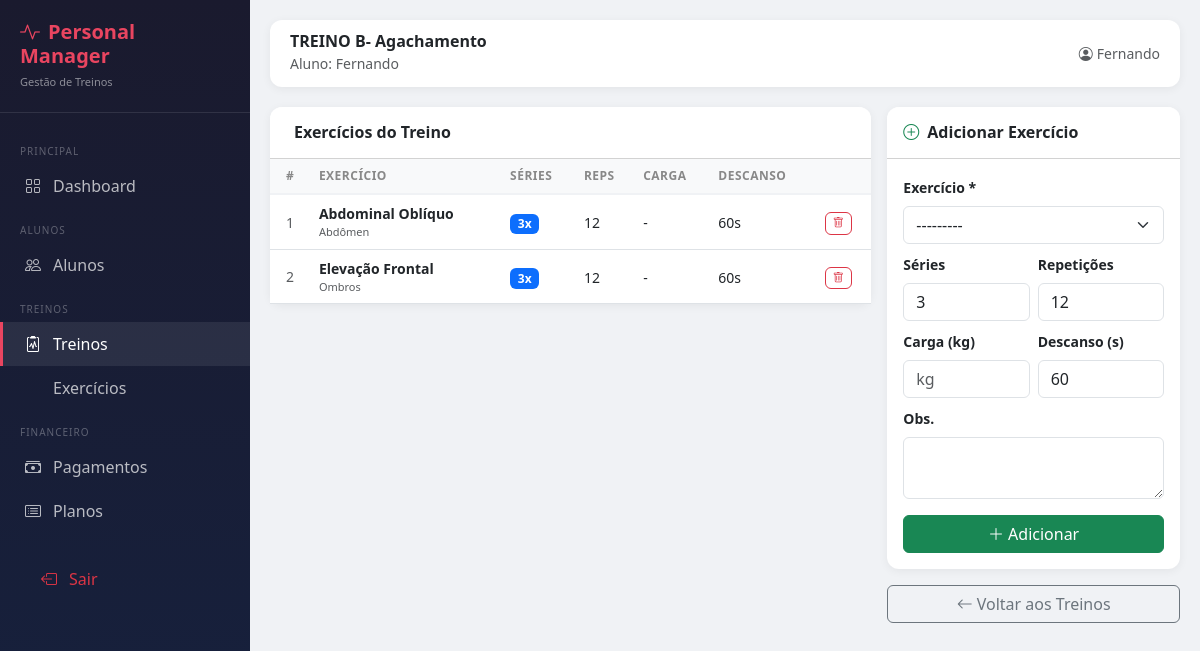
The app's page /treinos/2/ (signed in) with its own data.
### treinos/models.py (models this page shows, shortened)
class Treino(models.Model):
    aluno = models.ForeignKey(Aluno, on_delete=models.CASCADE, related_name='treinos')
    nome = models.CharField(max_length=100)
    descricao = models.TextField(blank=True)
    ativo = models.BooleanField(default=True)
    criado_em = models.DateTimeField(auto_now_add=True)
    atualizado_em = models.DateTimeField(auto_now=True)
    class Meta:
        verbose_name = 'Treino'
        verbose_name_plural = 'Treinos'
        ordering = ['nome']

class TreinoExercicio(models.Model):
    treino = models.ForeignKey(Treino, on_delete=models.CASCADE, related_name='exercicios')
    exercicio = models.ForeignKey(Exercicio, on_delete=models.CASCADE)
    series = models.PositiveIntegerField(default=3)
    repeticoes = models.CharField(max_length=20, default='12', help_text='Ex: 12 ou 8-12')
    carga = models.DecimalField(max_digits=5, decimal_places=2, null=True, blank=True, help_text='kg')
    descanso = models.PositiveIntegerField(default=60, help_text='segundos')
    observacoes = models.TextField(blank=True)
    ordem = models.PositiveIntegerField(default=0)
    class Meta:
        verbose_name = 'Exercício do Treino'
        verbose_name_plural = 'Exercícios do Treino'
        ordering = ['ordem']

class Exercicio(models.Model):
    GRUPO_CHOICES = [
        ('peito', 'Peito'),
        ('costas', 'Costas'),
        ('ombros', 'Ombros'),
        ('biceps', 'Bíceps'),
        ('triceps', 'Tríceps'),
        ('abdomen', 'Abdômen'),
        ('gluteos', 'Glúteos'),
        ('quadriceps', 'Quadríceps'),
        ('posterior', 'Posterior de coxa'),
        ('panturrilha', 'Panturrilha'),
        ('cardio', 'Cardio'),
        ('outros', 'Outros'),
    ]
    nome = models.CharField(max_length=100)
    grupo_muscular = models.CharField(max_length=20, choices=GRUPO_CHOICES, default='outros')
    descricao = models.TextField(blank=True)
    class Meta:
        verbose_name = 'Exercício'
        verbose_name_plural = 'Exercícios'
        ordering = ['nome']
    def __str__(self):
        return f'{self.nome} ({self.get_grupo_muscular_display()})'

### alunos/models.py (models this page shows, shortened)
class Aluno(models.Model):
    SEXO_CHOICES = [
        ('M', 'Masculino'),
        ('F', 'Feminino'),
        ('O', 'Outro'),
    ]
    usuario = models.OneToOneField(User, on_delete=models.SET_NULL, null=True, blank=True)
    nome = models.CharField(max_length=100)
    telefone = models.CharField(max_length=20)
    email = models.EmailField(unique=True)
    data_nascimento = models.DateField(null=True, blank=True)
    sexo = models.CharField(max_length=1, choices=SEXO_CHOICES, default='M')
    cep = models.CharField(max_length=9, blank=True)
    logradouro = models.CharField(max_length=200, blank=True)
    bairro = models.CharField(max_length=100, blank=True)
    cidade = models.CharField(max_length=100, blank=True)
    estado = models.CharField(max_length=2, blank=True)
    objetivo = models.TextField(blank=True)
    ativo = models.BooleanField(default=True)
    criado_em = models.DateTimeField(auto_now_add=True)
    atualizado_em = models.DateTimeField(auto_now=True)
    class Meta:
        verbose_name = 'Aluno'
        verbose_name_plural = 'Alunos'
        ordering = ['nome']

### treinos/views.py (the view)
# urls.py: path('<int:pk>/', views.detalhe_treino, name='detalhe_treino'),
@login_required
def detalhe_treino(request, pk):
    treino            = get_object_or_404(Treino, pk=pk)
    exercicios_treino = treino.exercicios.all().select_related('exercicio')
    form              = TreinoExercicioForm()
    return render(request, 'treinos/detalhe.html', {
        'treino': treino,
        'exercicios_treino': exercicios_treino,
        'form': form,
    })

### treinos/forms.py (shortened to what this page needs)
class TreinoExercicioForm(forms.ModelForm):
    class Meta:
        model  = TreinoExercicio
        fields = ['exercicio', 'series', 'repeticoes', 'carga', 'descanso', 'observacoes']
        widgets = {
            'exercicio':   forms.Select(attrs={'class': 'form-select'}),
            'series':      forms.NumberInput(attrs={'class': 'form-control', 'min': '1', 'max': '20'}),
            'repeticoes':  forms.TextInput(attrs={'class': 'form-control', 'placeholder': 'Ex: 12 ou 8-12'}),
            'carga':       forms.NumberInput(attrs={'class': 'form-control', 'step': '0.5', 'placeholder': 'kg', 'min': '0'}),
            'descanso':    forms.NumberInput(attrs={'class': 'form-control', 'placeholder': 'segundos', 'min': '0', 'max': '600'}),
            'observacoes': forms.Textarea(attrs={'class': 'form-control', 'rows': 2}),
        }

### treinos/templates/treinos/detalhe.html (shortened to what this page needs)
{% extends 'core/base.html' %}
{% block page_title %}{{ treino.nome }}{% endblock %}
{% block page_subtitle %}Aluno: {{ treino.aluno.nome }}{% endblock %}
{% block content %}
<div class="row g-3">
  <div class="col-md-8">
    <div class="card">
      <div class="card-header bg-white py-3">
        <h6 class="mb-0 fw-bold">Exercícios do Treino</h6>
      </div>
      <div class="card-body p-0">
        <table class="table table-hover mb-0">
          <thead class="table-light">
            <tr>
              <th class="ps-3">#</th>
              <th>Exercício</th>
              <th>Séries</th>
              <th>Reps</th>
              <th>Carga</th>
              <th>Descanso</th>
              <th></th>
            </tr>
          </thead>
          <tbody>
            {% for te in exercicios_treino %}
            <tr>
              <td class="ps-3 text-muted small">{{ te.ordem }}</td>
              <td>
                <div class="fw-semibold small">{{ te.exercicio.nome }}</div>
                <div class="text-muted" style="font-size:11px;">{{ te.exercicio.get_grupo_muscular_display }}</div>
              </td>
              <td><span class="badge bg-primary">{{ te.series }}x</span></td>
              <td><span class="small">{{ te.repeticoes }}</span></td>
              <td><small>{% if te.carga %}{{ te.carga }}kg{% else %}-{% endif %}</small></td>
              <td><small>{{ te.descanso }}s</small></td>
              <td>
                <a href="{% url 'remover_exercicio_treino' treino.pk te.pk %}"
                   class="btn btn-xs btn-outline-danger" style="padding:2px 7px;font-size:11px;"
                   onclick="return confirm('Remover exercício?')">
                  <i class="bi bi-trash"></i>
                </a>
              </td>
            </tr>
            {% empty %}
            <tr>
              <td colspan="7" class="text-center text-muted py-4 small">
                Nenhum exercício adicionado ainda.
              </td>
            </tr>
            {% endfor %}
          </tbody>
        </table>
      </div>
    </div>
  </div>
  <div class="col-md-4">
    <div class="card">
      <div class="card-header bg-white py-3">
        <h6 class="mb-0 fw-bold"><i class="bi bi-plus-circle me-2 text-success"></i>Adicionar Exercício</h6>
      </div>
      <div class="card-body p-3">
        <form method="post" action="{% url 'adicionar_exercicio_treino' treino.pk %}">
          <div class="mb-2">
            <label class="form-label fw-semibold small">Exercício *</label>
            {{ form.exercicio }}
          </div>
          <div class="row g-2 mb-2">
            <div class="col-6">
              <label class="form-label fw-semibold small">Séries</label>
              {{ form.series }}
            </div>
            <div class="col-6">
              <label class="form-label fw-semibold small">Repetições</label>
              {{ form.repeticoes }}
            </div>
          </div>
          <div class="row g-2 mb-2">
            <div class="col-6">
              <label class="form-label fw-semibold small">Carga (kg)</label>
              {{ form.carga }}
            </div>
            <div class="col-6">
              <label class="form-label fw-semibold small">Descanso (s)</label>
              {{ form.descanso }}
            </div>
          </div>
          <div class="mb-3">
            <label class="form-label fw-semibold small">Obs.</label>
            {{ form.observacoes }}
          </div>
          <button type="submit" class="btn btn-success w-100">
            <i class="bi bi-plus-lg me-1"></i>Adicionar
          </button>
        </form>
      </div>
    </div>
    <div class="mt-3">
      <a href="{% url 'lista_treinos' %}" class="btn btn-outline-secondary w-100">
        <i class="bi bi-arrow-left me-1"></i>Voltar aos Treinos
      </a>
    </div>
  </div>
</div>
{% endblock %}

### core/templates/core/base.html (shortened to what this page needs)
<!DOCTYPE html>
<html lang="pt-br">
<head>
  <link href="https://cdn.jsdelivr.net/npm/bootstrap@5.3.0/dist/css/bootstrap.min.css" rel="stylesheet">
  <link href="https://cdn.jsdelivr.net/npm/bootstrap-icons@1.11.0/font/bootstrap-icons.css" rel="stylesheet">
</head>
<body>
<nav class="sidebar">
  <div class="brand">
    <h5><i class="bi bi-activity me-2"></i>Personal Manager</h5>
    <small>Gestão de Treinos</small>
  </div>
  <div class="mt-3">
    <div class="nav-section">Principal</div>
    <a href="{% url 'dashboard' %}" class="nav-link {% if request.resolver_match.url_name == 'dashboard' %}active{% endif %}">
      <i class="bi bi-grid"></i> Dashboard
    </a>
    <div class="nav-section">Alunos</div>
    <a href="{% url 'lista_alunos' %}" class="nav-link {% if 'aluno' in request.resolver_match.url_name %}active{% endif %}">
      <i class="bi bi-people"></i> Alunos
    </a>
    <div class="nav-section">Treinos</div>
    <a href="{% url 'lista_treinos' %}" class="nav-link {% if 'treino' in request.resolver_match.url_name %}active{% endif %}">
      <i class="bi bi-clipboard2-pulse"></i> Treinos
    </a>
    <a href="{% url 'lista_exercicios' %}" class="nav-link {% if 'exercicio' in request.resolver_match.url_name %}active{% endif %}">
       Exercícios
    </a>
    <div class="nav-section">Financeiro</div>
    <a href="{% url 'lista_pagamentos' %}" class="nav-link {% if 'pagamento' in request.resolver_match.url_name %}active{% endif %}">
      <i class="bi bi-cash-stack"></i> Pagamentos
    </a>
    <a href="{% url 'lista_planos' %}" class="nav-link {% if 'plano' in request.resolver_match.url_name %}active{% endif %}">
      <i class="bi bi-card-list"></i> Planos
    </a>
    <div class="mt-4 px-3">
      <a href="{% url 'logout' %}" class="nav-link text-danger">
        <i class="bi bi-box-arrow-left"></i> Sair
      </a>
    </div>
  </div>
</nav>
<div class="main-content">
  <div class="topbar">
    <div>
      <h6 class="mb-0 fw-bold">{% block page_title %}Dashboard{% endblock %}</h6>
      <small class="text-muted">{% block page_subtitle %}{% endblock %}</small>
    </div>
    <div class="d-flex align-items-center gap-3">
      <span class="text-muted small"><i class="bi bi-person-circle me-1"></i>{{ request.user.get_full_name|default:request.user.username }}</span>
    </div>
  </div>
  {% block content %}{% endblock %}
</div>
</body>
</html>

### core/templates/core/base.html (style rules this page uses)
:root { --primary: #1a1a2e; --secondary: #16213e; --accent: #e94560; --accent2: #0f3460; --light-bg: #f8f9fa; }
body { background-color: #f0f2f5; font-family: 'Segoe UI', sans-serif; }
.sidebar { width: 250px; min-height: 100vh; background: linear-gradient(180deg, var(--primary) 0%, var(--secondary) 100%); position: fixed; top: 0; left: 0; z-index: 100; transition: all 0.3s; }
.sidebar .brand { padding: 20px; border-bottom: 1px solid rgba(255,255,255,0.1); }
.sidebar .brand h5 { color: var(--accent); font-weight: 700; margin: 0; }
.sidebar .brand small { color: rgba(255,255,255,0.5); font-size: 11px; }
.sidebar .nav-link { color: rgba(255,255,255,0.7); padding: 10px 20px; display: flex; align-items: center; gap: 10px; transition: all 0.2s; border-left: 3px solid transparent; }
.sidebar .nav-link:hover, .sidebar .nav-link.active { color: #fff; background: rgba(255,255,255,0.08); border-left-color: var(--accent); }
.sidebar .nav-link i { width: 20px; text-align: center; }
.sidebar .nav-section { font-size: 10px; text-transform: uppercase; letter-spacing: 1px; color: rgba(255,255,255,0.3); padding: 15px 20px 5px; }
.main-content { margin-left: 250px; padding: 20px; }
.topbar { background: #fff; padding: 12px 20px; margin-bottom: 20px; border-radius: 12px; box-shadow: 0 2px 10px rgba(0,0,0,0.06); display: flex; justify-content: space-between; align-items: center; }
.card { border: none; border-radius: 12px; box-shadow: 0 2px 10px rgba(0,0,0,0.06); }
.card-header { border-radius: 12px 12px 0 0 !important; }
.table th { font-size: 12px; text-transform: uppercase; letter-spacing: 0.5px; color: #888; border-bottom: 2px solid #f0f2f5; }
.table td { vertical-align: middle; }

### records on screen
Treino: nome "TREINO B- Agachamento", aluno.nome "Fernando"
TreinoExercicio: ordem "1", exercicio.nome "Abdominal Oblíquo", exercicio.grupo_muscular "Abdômen", series "3", repeticoes "12", descanso "60"
TreinoExercicio: ordem "2", exercicio.nome "Elevação Frontal", exercicio.grupo_muscular "Ombros", series "3", repeticoes "12", descanso "60"

### other values on screen
{{ request.user.get_full_name|default:request.user.username }} "Fernando"
